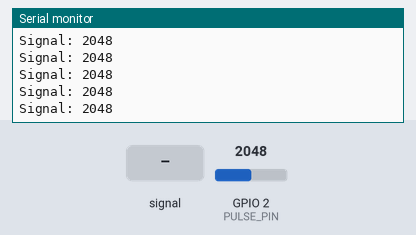
The sketch below on a simulated ESP32. Parts: the last lines printed to the serial monitor. Inputs (shaded band) come from the test bench; at power-on: GPIO 2 (PULSE_PIN) = 2048.

Above: at 2.2 s.
2.3 s: GPIO 2 (PULSE_PIN) fed a 200 Hz sine of ±327 counts around its level
At 3.2 s:
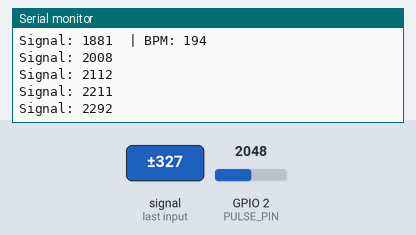
3.8 s: GPIO 2 (PULSE_PIN) set to 2866
At 4.3 s:
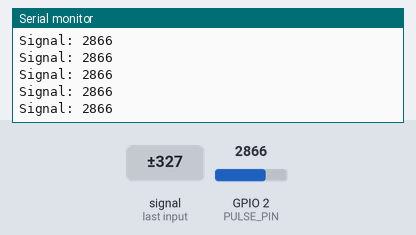
5.3 s: GPIO 2 (PULSE_PIN) fed a 1000 Hz sine of ±1023 counts around its level
6.8 s: GPIO 2 (PULSE_PIN) set to 3603
At 7.5 s:
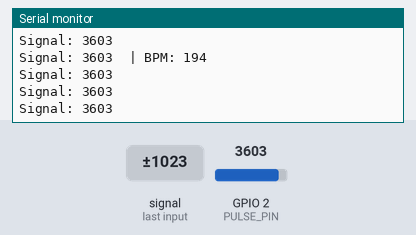
Timing chart, 0 to 9.3 s (numbered marks = the images above; inputs shaded):
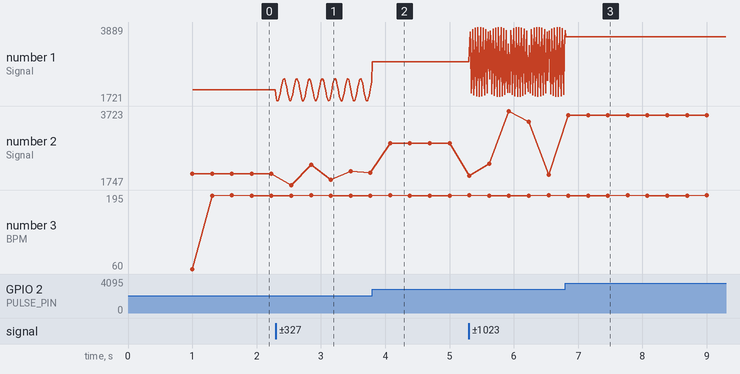

The sketch:

Sensor_test_ver1.ino
```cpp
#define PULSE_PIN 2   // D4 on many ESP32 boards

unsigned long lastBeat = 0;
int bpm = 0;

int threshold = 550;  // adjust if needed

void setup() {
  Serial.begin(115200);
  delay(1000);
  Serial.println("Pulse Sensor Test on D4 (GPIO 2)");
}

void loop() {
  int signal = analogRead(PULSE_PIN);

  Serial.print("Signal: ");
  Serial.print(signal);

  // heartbeat detection
  if (signal > threshold) {
    unsigned long now = millis();

    if (now - lastBeat > 300) { // debounce
      bpm = 60000 / (now - lastBeat);
      lastBeat = now;

      if (bpm > 30 && bpm < 220) {
        Serial.print("  | BPM: ");
        Serial.print(bpm);
      }
    }
  }

  Serial.println();
  delay(10);
}
```

Measured:
- after the input at 2.3 s, the serial monitor: prints a new line at once (image 1)
- after the input at 6.8 s, the serial monitor: prints a new line at once (image 3)
- plotted number 1: 2048 → 2290 after the input at 2.3 s, 3797 → 3603 after the input at 6.8 s
- plotted number 2: 2048 → 2080 after the input at 2.3 s, 2024 → 3603 after the input at 6.8 s
